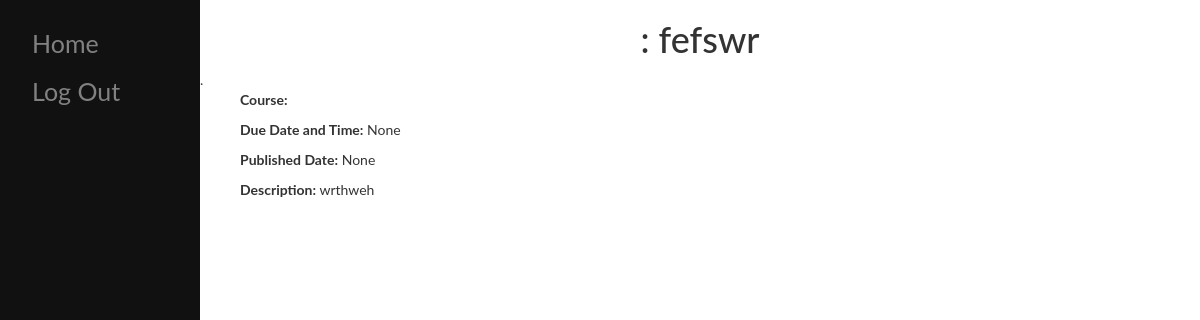
The app's page /2/, older data.
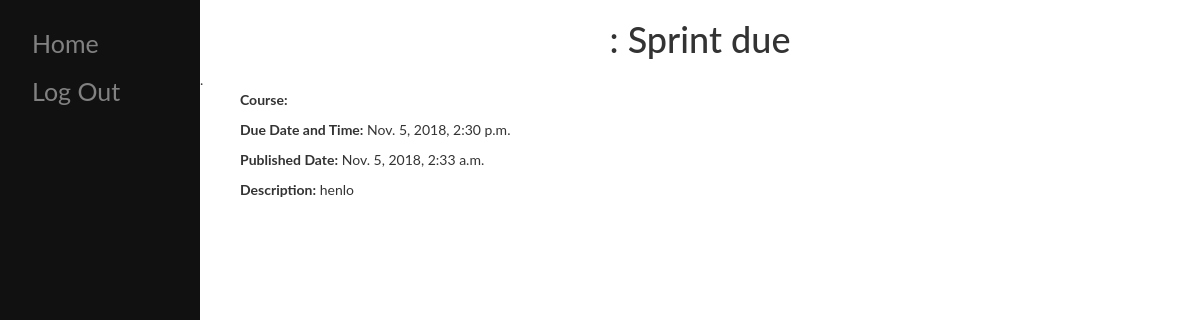
The same page, newer data.
### uni_assignment_calendar/models.py (models this page shows, shortened)
class Events(models.Model):
    course = models.ForeignKey(Courses, on_delete=models.CASCADE, default=0)
    events_name = models.CharField(max_length=200)
    due_date = models.DateField(null=True)
    due_time = models.TimeField((u"Due Time"), blank=True, default="11:59")
    pub_date = models.DateTimeField(auto_now_add=True)
    description = models.TextField(blank=True, null=True)

### uni_assignment_calendar/views.py (the view)
# urls.py: path('<int:pk>/', views.DetailView.as_view(), name='detail'),
class DetailView(generic.DetailView):
    model = Events
    template_name = 'uni_assignment_calendar/detail.html'

### uni_assignment_calendar/templates/uni_assignment_calendar/detail.html
{% extends 'base.html' %}
{% block content %}
<div class="main">
	<h1><center>{{ courses.class_abbrev }} {{ courses.class_num }} : {{ events.events_name }}</center></h1>.
	<ul>
		<p><strong>Course:</strong> {{ events.class_abbrev }}  {{ events.class_num }}</p>
	    <p><strong>Due Date and Time:</strong> {{ events.due_date }}</p>
	    <p><strong>Published Date:</strong> {{ events.pub_date }}</p>
	    <p><strong>Description:</strong> {{ events.description }}</p>
	</ul>
</div>
{% endblock %}

Row changes from the older to the newer data that the page shows:
changed Events: events_name "fefswr" → "Sprint due"; due_date "None" → "Nov. 5, 2018, 2:30 p.m."; pub_date "None" → "Nov. 5, 2018, 2:33 a.m."; description "wrthweh" → "henlo"
